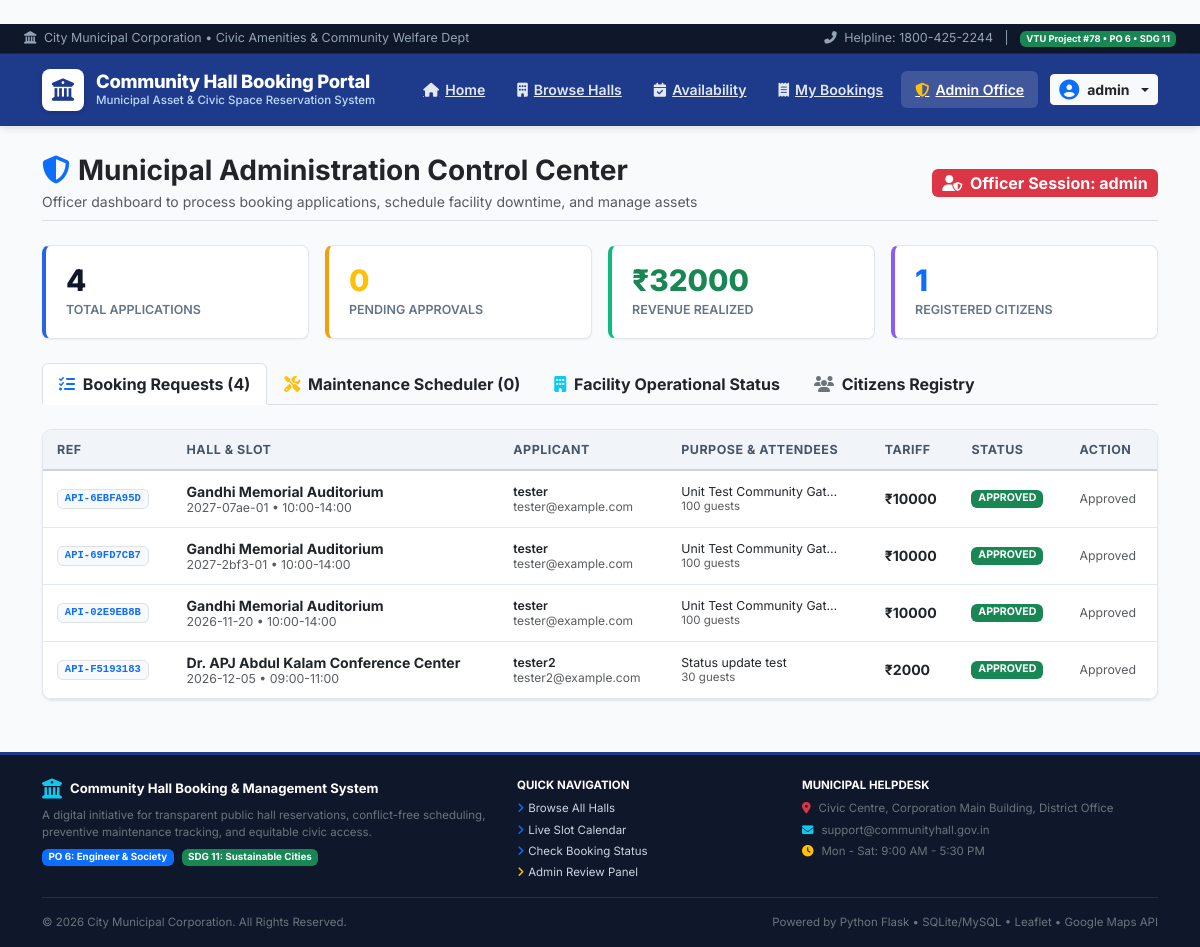
The page /admin (signed in) on the database its author committed.
### tables this page shows
CREATE TABLE users (
    id INTEGER PRIMARY KEY AUTOINCREMENT,
    username VARCHAR(50) NOT NULL UNIQUE,
    password VARCHAR(255) NOT NULL,
    email VARCHAR(100) NOT NULL UNIQUE,
    phone VARCHAR(20),
    is_admin INTEGER DEFAULT 0,
    reset_token VARCHAR(100),
    created_at TIMESTAMP DEFAULT CURRENT_TIMESTAMP
);

CREATE TABLE bookings (
    id INTEGER PRIMARY KEY AUTOINCREMENT,
    booking_ref VARCHAR(20) NOT NULL UNIQUE,
    hall_id INTEGER NOT NULL,
    user_id INTEGER,
    username VARCHAR(50) NOT NULL,
    email VARCHAR(100) NOT NULL,
    booking_date VARCHAR(20) NOT NULL,
    start_time VARCHAR(10) NOT NULL,
    end_time VARCHAR(10) NOT NULL,
    purpose TEXT NOT NULL,
    attendees INTEGER NOT NULL,
    special_requirements TEXT,
    hours REAL NOT NULL,
    total_cost REAL NOT NULL,
    status VARCHAR(20) DEFAULT 'pending',
    reject_reason TEXT,
    created_at TIMESTAMP DEFAULT CURRENT_TIMESTAMP,
    FOREIGN KEY (hall_id) REFERENCES halls(id),
    FOREIGN KEY (user_id) REFERENCES users(id)
);

CREATE TABLE halls (
    id INTEGER PRIMARY KEY AUTOINCREMENT,
    name VARCHAR(100) NOT NULL,
    capacity INTEGER NOT NULL,
    amenities TEXT,
    price_per_hour REAL NOT NULL,
    description TEXT,
    location VARCHAR(100) DEFAULT 'Civic Center, Block 4',
    image_tag VARCHAR(50) DEFAULT 'auditorium',
    status VARCHAR(20) DEFAULT 'available'
, latitude REAL DEFAULT 12.9716, longitude REAL DEFAULT 77.5946, address TEXT DEFAULT '', image_url TEXT DEFAULT '');

### app.py (the view)
@app.route("/admin")
@admin_required
def admin_panel():
    all_bookings = db.get_all_bookings()
    all_users = db.get_all_users()
    all_halls = db.get_all_halls()
    maintenance_records = db.get_all_maintenance()
    metrics = db.get_dashboard_metrics()
    return render_template(
        "admin.html",
        bookings=all_bookings,
        users=all_users,
        halls=all_halls,
        maintenance=maintenance_records,
        metrics=metrics
    )

### templates/admin.html (shortened to what this page needs)
﻿{% extends "base.html" %}
{% block content %}
<div class="d-flex flex-wrap justify-content-between align-items-center mb-4 pb-2 border-bottom">
    <div>
        <h3 class="fw-bold text-dark mb-1"><i class="fas fa-shield-alt text-primary me-2"></i>Municipal Administration Control Center</h3>
        <p class="text-muted small mb-0">Officer dashboard to process booking applications, schedule facility downtime, and manage assets</p>
    </div>
    <div class="mt-2 mt-md-0">
        <span class="badge bg-danger fs-6"><i class="fas fa-user-shield me-1"></i> Officer Session: {{ session.username }}</span>
    </div>
</div>
<div class="row g-3 mb-4">
    <div class="col-6 col-md-3">
        <div class="metric-box">
            <div class="metric-number">{{ metrics.total }}</div>
            <div class="metric-title">Total Applications</div>
        </div>
    </div>
    <div class="col-6 col-md-3">
        <div class="metric-box amber">
            <div class="metric-number text-warning">{{ metrics.pending }}</div>
            <div class="metric-title">Pending Approvals</div>
        </div>
    </div>
    <div class="col-6 col-md-3">
        <div class="metric-box green">
            <div class="metric-number text-success">₹{{ metrics.revenue|int }}</div>
            <div class="metric-title">Revenue Realized</div>
        </div>
    </div>
    <div class="col-6 col-md-3">
        <div class="metric-box purple">
            <div class="metric-number text-primary">{{ users|length }}</div>
            <div class="metric-title">Registered Citizens</div>
        </div>
    </div>
</div>
<ul class="nav nav-tabs mb-4" id="adminTabs" role="tablist">
    <li class="nav-item">
        <button class="nav-link active fw-bold text-dark" id="bookings-tab" data-bs-toggle="tab" data-bs-target="#bookings-view">
            <i class="fas fa-list-check me-1 text-primary"></i> Booking Requests ({{ bookings|length }})
        </button>
    </li>
    <li class="nav-item">
        <button class="nav-link fw-bold text-dark" id="maintenance-tab" data-bs-toggle="tab" data-bs-target="#maintenance-view">
            <i class="fas fa-tools me-1 text-warning"></i> Maintenance Scheduler ({{ maintenance|length }})
        </button>
    </li>
    <li class="nav-item">
        <button class="nav-link fw-bold text-dark" id="halls-tab" data-bs-toggle="tab" data-bs-target="#halls-view">
            <i class="fas fa-building me-1 text-info"></i> Facility Operational Status
        </button>
    </li>
    <li class="nav-item">
        <button class="nav-link fw-bold text-dark" id="users-tab" data-bs-toggle="tab" data-bs-target="#users-view">
            <i class="fas fa-users me-1 text-secondary"></i> Citizens Registry
        </button>
    </li>
</ul>
<div class="tab-content" id="adminTabsContent">
    <div class="tab-pane fade show active" id="bookings-view">
        <div class="civic-card p-0 overflow-hidden">
            <div class="table-responsive">
                <table class="table-civic">
                    <thead>
                        <tr>
                            <th>Ref</th>
                            <th>Hall & Slot</th>
                            <th>Applicant</th>
                            <th>Purpose & Attendees</th>
                            <th>Tariff</th>
                            <th>Status</th>
                            <th>Action</th>
                        </tr>
                    </thead>
                    <tbody>
                        {% for b in bookings %}
                        <tr>
                            <td><span class="badge bg-light text-primary border font-monospace">{{ b.booking_ref }}</span></td>
                            <td>
                                <div class="fw-bold text-dark">{{ b.hall_name }}</div>
                                <div class="text-muted small">{{ b.booking_date }} &bull; {{ b.start_time }}-{{ b.end_time }}</div>
                            </td>
                            <td>
                                <div class="fw-semibold text-dark small">{{ b.username }}</div>
                                <div class="text-muted small" style="font-size:0.75rem;">{{ b.email }}</div>
                            </td>
                            <td>
                                <div class="text-dark small text-truncate" style="max-width:160px;" title="{{ b.purpose }}">{{ b.purpose }}</div>
                                <div class="text-muted small" style="font-size:0.72rem;">{{ b.attendees }} guests</div>
                            </td>
                            <td class="fw-bold text-dark">₹{{ b.total_cost|int }}</td>
                            <td>
                                <span class="badge {% if b.status == 'approved' %}bg-success{% elif b.status == 'pending' %}bg-warning text-dark{% elif b.status == 'cancelled' %}bg-secondary{% else %}bg-danger{% endif %} text-uppercase">
                                    {{ b.status }}
                                </span>
                            </td>
                            <td>
                                {% if b.status == 'pending' %}
                                <div class="d-flex gap-1">
                                    <form method="POST" action="/admin/approve/{{ b.id }}">
                                        <button type="submit" class="btn btn-sm btn-success" style="font-size:0.78rem;">
                                            <i class="fas fa-check me-1"></i> Approve
                                        </button>
                                    </form>
                                    <button type="button" class="btn btn-sm btn-outline-danger" style="font-size:0.78rem;" onclick="openRejectModal({{ b.id }}, '{{ b.booking_ref }}')">
                                        <i class="fas fa-times me-1"></i> Reject
                                    </button>
                                </div>
                                {% else %}
                                <span class="text-muted small text-capitalize">{{ b.status }}</span>
                                {% endif %}
                            </td>
                        </tr>
                        {% endfor %}
                    </tbody>
                </table>
            </div>
        </div>
    </div>
</div>
{% endblock %}

### templates/base.html (shortened to what this page needs)
﻿<!DOCTYPE html>
<html lang="en">
<head>
    <link href="https://cdn.jsdelivr.net/npm/bootstrap@5.3.2/dist/css/bootstrap.min.css" rel="stylesheet">
    <link href="https://cdnjs.cloudflare.com/ajax/libs/font-awesome/6.5.0/css/all.min.css" rel="stylesheet">
    <link rel="stylesheet" href="https://unpkg.com/leaflet@1.9.4/dist/leaflet.css"/>
</head>
<body>
<div class="gov-topbar">
    <div>
        <span><i class="fas fa-landmark me-1"></i> City Municipal Corporation &bull; Civic Amenities & Community Welfare Dept</span>
    </div>
    <div>
        <span><i class="fas fa-phone-alt me-1"></i> Helpline: 1800-425-2244</span>
        <span class="mx-2">|</span>
        <span class="badge bg-success text-white">VTU Project #78 &bull; PO 6 &bull; SDG 11</span>
    </div>
</div>
<nav class="navbar navbar-expand-lg civic-navbar">
    <div class="container">
        <a class="navbar-brand" href="/dashboard">
            <div class="brand-emblem">
                <i class="fas fa-building-columns"></i>
            </div>
            <div>
                <div class="brand-title">Community Hall Booking Portal</div>
                <div class="brand-subtitle">Municipal Asset & Civic Space Reservation System</div>
            </div>
        </a>
        <div class="collapse navbar-collapse" id="civicNav">
            <ul class="navbar-nav ms-auto mb-2 mb-lg-0 align-items-lg-center gap-1">
                <li class="nav-item">
                    <a class="nav-link-custom {% if request.endpoint == 'dashboard' %}active{% endif %}" href="/dashboard">
                        <i class="fas fa-home"></i> Home
                    </a>
                </li>
                <li class="nav-item">
                    <a class="nav-link-custom {% if request.endpoint == 'view_halls' %}active{% endif %}" href="/halls">
                        <i class="fas fa-building"></i> Browse Halls
                    </a>
                </li>
                <li class="nav-item">
                    <a class="nav-link-custom {% if request.endpoint == 'availability' %}active{% endif %}" href="/availability">
                        <i class="fas fa-calendar-check"></i> Availability
                    </a>
                </li>
                <li class="nav-item">
                    <a class="nav-link-custom {% if request.endpoint == 'my_bookings' %}active{% endif %}" href="/my-bookings">
                        <i class="fas fa-receipt"></i> My Bookings
                    </a>
                </li>
                {% if session.get('is_admin') %}
                <li class="nav-item">
                    <a class="nav-link-custom text-warning {% if request.endpoint == 'admin_panel' %}active{% endif %}" href="/admin">
                        <i class="fas fa-shield-alt text-warning"></i> Admin Office
                    </a>
                </li>
                {% endif %}
                <li class="nav-item dropdown ms-lg-2">
                    <a class="btn btn-sm btn-light text-dark fw-bold dropdown-toggle d-flex align-items-center gap-2" href="#" role="button" data-bs-toggle="dropdown">
                        <i class="fas fa-user-circle text-primary fs-5"></i>
                        <span>{{ session.get('username', 'Account') }}</span>
                    </a>
                </li>
            </ul>
        </div>
    </div>
</nav>
<div class="content-wrapper">
    <div class="container">
        {% block content %}{% endblock %}
    </div>
</div>
<footer class="civic-footer">
    <div class="container">
        <div class="row g-4 mb-3">
            <div class="col-12 col-md-5">
                <div class="d-flex align-items-center gap-2 mb-2 text-white fw-bold">
                    <i class="fas fa-building-columns text-info fs-5"></i>
                    <span>Community Hall Booking & Management System</span>
                </div>
                <p class="small text-secondary mb-2">
                    A digital initiative for transparent public hall reservations, conflict-free scheduling, preventive maintenance tracking, and equitable civic access.
                </p>
                <div class="d-flex gap-2">
                    <span class="badge bg-primary">PO 6: Engineer & Society</span>
                    <span class="badge bg-success">SDG 11: Sustainable Cities</span>
                </div>
            </div>
            <div class="col-6 col-md-3">
                <h6 class="text-white fw-bold small text-uppercase mb-2">Quick Navigation</h6>
                <ul class="list-unstyled small mb-0">
                    <li class="mb-1"><a href="/halls"><i class="fas fa-angle-right me-1 text-primary"></i>Browse All Halls</a></li>
                    <li class="mb-1"><a href="/availability"><i class="fas fa-angle-right me-1 text-primary"></i>Live Slot Calendar</a></li>
                    <li class="mb-1"><a href="/my-bookings"><i class="fas fa-angle-right me-1 text-primary"></i>Check Booking Status</a></li>
                    {% if session.get('is_admin') %}
                    <li><a href="/admin"><i class="fas fa-angle-right me-1 text-warning"></i>Admin Review Panel</a></li>
                    {% endif %}
                </ul>
            </div>
            <div class="col-6 col-md-4">
                <h6 class="text-white fw-bold small text-uppercase mb-2">Municipal Helpdesk</h6>
                <p class="small text-secondary mb-1"><i class="fas fa-map-marker-alt text-danger me-2"></i>Civic Centre, Corporation Main Building, District Office</p>
                <p class="small text-secondary mb-1"><i class="fas fa-envelope text-info me-2"></i>support@communityhall.gov.in</p>
                <p class="small text-secondary mb-0"><i class="fas fa-clock text-warning me-2"></i>Mon - Sat: 9:00 AM - 5:30 PM</p>
            </div>
        </div>
        <hr class="border-secondary opacity-25 my-3">
        <div class="d-flex flex-wrap justify-content-between align-items-center small text-secondary">
            <div>&copy; 2026 City Municipal Corporation. All Rights Reserved.</div>
            <div>Powered by Python Flask &bull; SQLite/MySQL &bull; Leaflet &bull; Google Maps API</div>
        </div>
    </div>
</footer>
</body>
</html>

### rows shown on the page
users: get "admin", username "admin"
bookings: booking_ref "API-6EBFA95D", hall_name "Gandhi Memorial Auditorium", booking_date "2027-07ae-01", start_time "10:00", end_time "14:00", username "tester", email "tester@example.com", purpose "Unit Test Community Gat…", attendees "100", total_cost "10000", status "APPROVED", status "Approved"
bookings: booking_ref "API-69FD7CB7", hall_name "Gandhi Memorial Auditorium", booking_date "2027-2bf3-01", start_time "10:00", end_time "14:00", username "tester", email "tester@example.com", purpose "Unit Test Community Gat…", attendees "100", total_cost "10000", status "APPROVED", status "Approved"
bookings: booking_ref "API-02E9EB8B", hall_name "Gandhi Memorial Auditorium", booking_date "2026-11-20", start_time "10:00", end_time "14:00", username "tester", email "tester@example.com", purpose "Unit Test Community Gat…", attendees "100", total_cost "10000", status "APPROVED", status "Approved"
bookings: booking_ref "API-F5193183", hall_name "Dr. APJ Abdul Kalam Conference Center", booking_date "2026-12-05", start_time "09:00", end_time "11:00", username "tester2", email "tester2@example.com", purpose "Status update test", attendees "30", total_cost "2000", status "APPROVED", status "Approved"

### other values the page prints
{{ metrics.total }} "4"
{{ metrics.pending }} "0"
{{ metrics.revenue|int }} "32000"
{{ users|length }} "1"
{{ bookings|length }} "4"
{{ maintenance|length }} "0"
